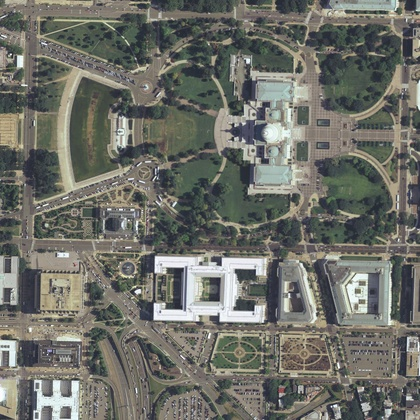
%> input picture aerial.jpg, 420 x 420 px, shrunk from 1500 x 1500 before the run
$ octave demoFctSeg.m   (GNU Octave 9; MATLAB toolbox functions it lacks are replaced by stand-ins)
%> lines starting %> are read from the running program, lines starting %| are printed output that depends on the picture
### subImg.m
function [Ig]=subImg(I,varargin)
% subImg(I,f1,f2,f3,...) applies fitlers fi to image I
% Ig is an N1*N2*bn array containing bn filter responses


[N1,N2]=size(I);
I=double(I);
bn=length(varargin);
Ig=zeros(N1,N2,bn,'single');

for i=1:bn
    h=varargin{i};
    Ig(:,:,i) = single(imfilter(I,h,'symmetric'));
end

### FctSeg.m
function [SegLab]=FctSeg(Ig,ws,segn,NC)
% Compute segment labels for natural images

% Input:
%     Ig: an N1*N2*bn array containing bn filter responses
%     ws: Integration scale (a ws*ws square window)
%     segn: segment number. 0 for automatically selection
%     NC: 1 for imposing nonnegativity constraint. 0 for no constraint.
% Output: label map of the segmented image
%
%     default parameters:
%     omega=.05; For segment number estimation based on singular values
%                  need to be tuned if the choice of filters are changed.

Ig=single(Ig);
[N1,N2,bn]=size(Ig);

omega=.05;

ws=floor(ws/2);
sh_mx=SHcomp(bn,ws,Ig);

bb=size(sh_mx,1);

Y=reshape(sh_mx,bb,N1*N2);

S=double(Y*Y');
[v,d]=eig(S);
d=single(d);
v=single(v);
[dst,Idx]=sort(diag(d),'descend');
k=sqrt(abs(dst));
if segn==0 % estimate the segment number
    tmp=0;
    lse=zeros(length(k),1);
    for i=length(k):-1:1;
        tmp=tmp+k(i).^2;
        lse(i)= tmp/sum(k.^2);
    end
    a=find(lse>omega);
    segn=length(a);

    if segn<=1
        segn=2;
        disp('Warning: Segment number is set to 2. Adjust omega for better results.')
    end
end

dimn=segn;

U1=v(:,Idx(1:dimn));

Y1=(Y'*U1)'; % project features onto the subspace

% Compute edgeness
tmp=SHedge_1s(ws,1,sh_mx);
intreg=zeros(N1,N2,'uint8');
intreg1=zeros(N1,N2,'uint8');
intreg1(tmp<.4*max(tmp(:)))=1;
intreg(ws+1:end-ws,ws+1:end-ws)=intreg1(ws+1:end-ws,ws+1:end-ws);

idx=find(intreg==1);
len=length(idx);
Mx=Y1(:,idx);

% Representative feature estimation

tmplt=zeros(dimn,segn,'single');
L=sum(Mx.^2);
[~, rn]=max(L);
tmplt(:,1)=Mx(:,rn);
n=1;

seedmap=zeros(N1,N2);
seedmap(idx(rn))=1;

tn=n+1;
CY=repmat(tmplt(:,n),1,len);
ccos=sqrt(sum((Mx-CY).^2));
[~,id]=max(ccos);
tmplt(:,tn)=Mx(:,id);
seedmap(idx(id))=1;

while tn<segn
    tmp=zeros(tn,len);
    for i=1:tn
        CY=repmat(tmplt(:,i),1,len);
        tmp(i,:)=sqrt(sum((Mx-CY).^2));
    end
    tn=tn+1;
    ccos=min(tmp);
    [~,id]=max(ccos);
    tmplt(:,tn)=Mx(:,id);
    seedmap(idx(id))=1;
end

cenInt=tmplt;
ccos=zeros(segn,len,'single');
flag=1;

while flag==1
    for i=1:segn
        CY=repmat(cenInt(:,i),1,len);
        ccos(i,:)=sqrt(sum((Mx-CY).^2));
    end

    [~, clab]=min(ccos);
    NcenInt=zeros(dimn,segn,'single');

    for i=1:segn
        tmind=find(clab==i);
        tmp=Mx(:,tmind);
        NcenInt(:,i)=sum(tmp,2)./length(tmind);
    end

    d = abs(NcenInt-cenInt);
    if max(d(:))<.00001
        flag=0;
    else
        cenInt=NcenInt;
    end
end

B=(NcenInt'*NcenInt)^(-1)*NcenInt'*Y1;
[~,slab]=max(B);

% Impose nonnegativity constraint
if NC==1
    w0=U1*NcenInt;
    w0(w0<0)=0;

    dnorm0 = 1e+5;
    for i=1:100
        %sprintf('iteration %d',i)
        h=max(0,(w0'*w0+eye(segn)*0.1)\(w0'*Y));
        w=max(0,(h*h'+eye(segn)*0.1)\(h*Y'));
        w=w';

        d = Y - w*h;
        dnorm = sqrt(sum(sum(d.^2))/(bb*N1*N2));

        % Check for convergence
        if i>1
            if abs(dnorm0-dnorm) <= 1e-2
                break;
            end
        end

        w0=w;
        dnorm0=dnorm;
    end
    [~,slab]=max(h);
end

SegLab=reshape(slab,N1,N2);

### demoFctSeg.m
% Test FSEG

clear
tic

ws=17; % window size for computing features
segn=0; % number of segment. Determine automatically if set to 0

I=imread('aerial.jpg');
%> I is the input picture: size 420x420x3 uint8; mean R, G, B 110.2, 111.4, 104.3
figure(1), imshow(I,[]);
title('Input Image')
pause(.1)

f1=fspecial('log',[3,3],.5);
f2=fspecial('log',[5,5],.8);
f3=fspecial('log',[7,7],1.2);

Igr=rgb2gray(I);
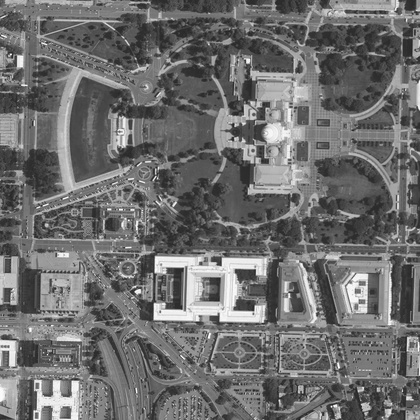
%> Igr: size 420x420 uint8; min 27, max 255, mean 110.2
Ig1=subImg(Igr,f1,f2,f3);
%> the loop in subImg, `for i=1:bn` made 3 passes
%> h on pass 1: [0.404 0.802 0.404; 0.802 -4.82 0.802; 0.404 0.802 0.404]
%> after the loop in subImg, `for i=1:bn`:
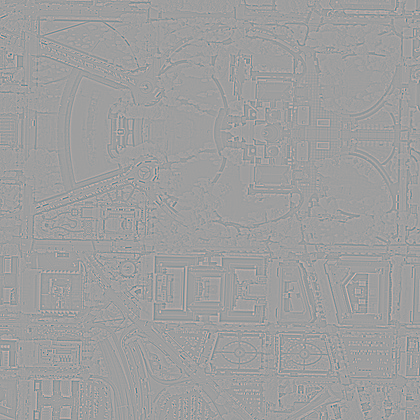
%> Ig: size 420x420x3 single; mean R, G, B 0, 0, 0; drawn with min black and max white
Ig=cat(3,single(I),Ig1);

res=FctSeg(Ig,ws,segn,1);
%> the run ends on the next line
